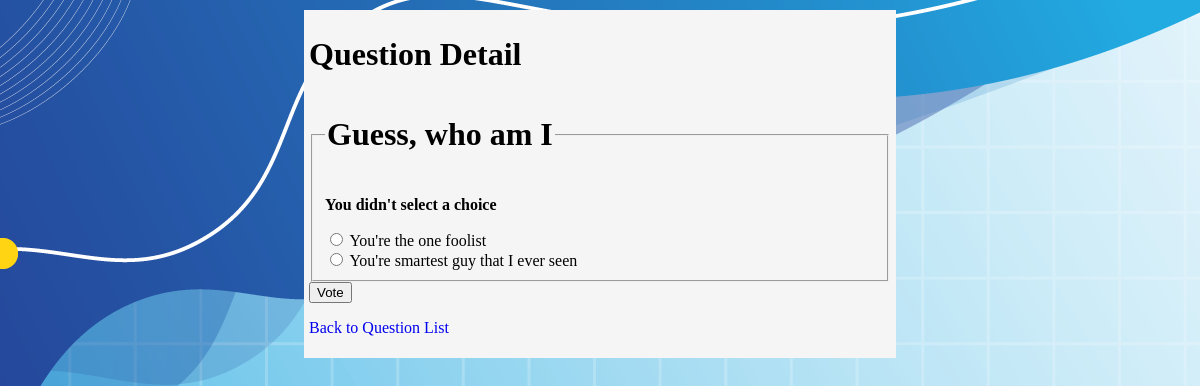
/polls/2/vote/, run on the app's committed database.
### pollApp/models.py (models this page shows, shortened)
class Question(models.Model):
    question_text = models.CharField(max_length=200)
    pub_date = models.DateTimeField('date published')

class Choice(models.Model):
    question = models.ForeignKey(Question, on_delete=models.CASCADE)
    choice_text = models.CharField(max_length=200)
    votes = models.IntegerField(default=0)

### pollApp/views.py (the view)
# urls.py: path("<int:question_id>/vote/", views.vote, name="vote"),
def vote(request, question_id):
    question = get_object_or_404(Question, pk=question_id)
    try:
        selected_choice = question.choice_set.get(pk=request.POST["choice"])
    except (KeyError, Choice.DoesNotExist):
        return render(request, 'polls/detail.html', {
            'question': question,
            'error_message': "You didn't select a choice",
        })
    else:
        selected_choice.votes += 1
        selected_choice.save()
        return redirect(reverse('pollApp:results', args=(question.id,)))

### templates/polls/detail.html (shortened to what this page needs)
{% extends "./base.html" %}
{% block content %}
<h1>Question Detail</h1>
<form action="{% url 'pollApp:vote' question.id %}" method="post">
  <fieldset>
    <legend>
      <h1>{{ question.question_text }}</h1>
    </legend>
    {% if error_message %}
      <p>
        <strong>{{ error_message }}</strong>
      </p>
    {% endif %}
    {% for choice in question.choice_set.all %}
      <input type="radio" name="choice" id="choice{{ forloop.counter }}" value="{{ choice.id }}" />
      <label for="choice{{ forloop.counter }}">{{ choice.choice_text }}</label>
      <br />
    {% endfor %}
  </fieldset>
  <input type="submit" value="Vote" />
</form>
<p>
  <a href="{% url 'pollApp:index' %}">Back to Question List</a>
</p>
{% endblock content %}

### static/pollApp/style.css (style rules this page uses)
* { list-style: none; text-decoration: none; }
body { background: white url('images/background.png') no-repeat; }
h1 { color: black; }

### data on the page
Question: question_text "Guess, who am I"
Choice: choice_text "You're the one foolist"
Choice: choice_text "You're smartest guy that I ever seen"

### other printed values
{{ error_message }} "You didn't select a choice"
